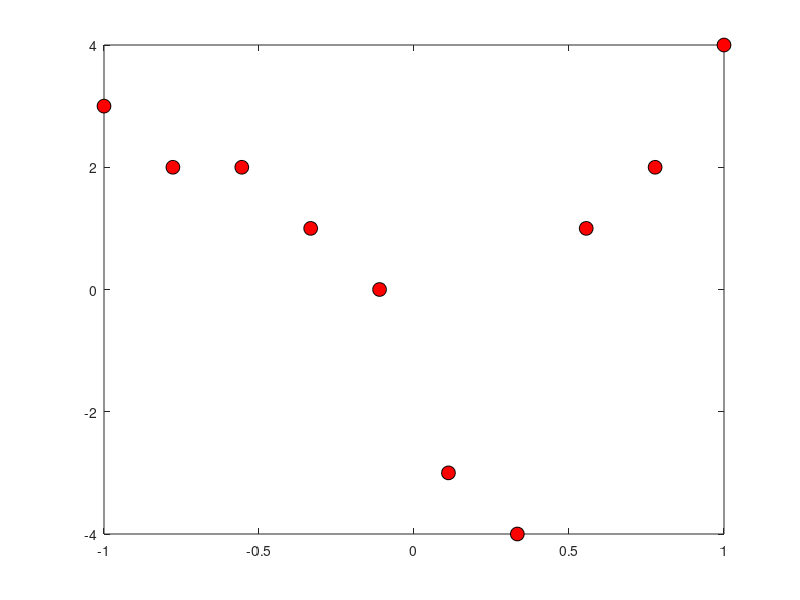

This chart was generated by the following MATLAB code:
n = 10;

xi = linspace(-1,1,10);
yi = [3 2 2 1 0 -3 -4 1 2 4];

plot(xi,yi,'o','MarkerSize',10,'MarkerFaceColor','r','MarkerEdgeColor','k')
zi = interp1(xi,yi)